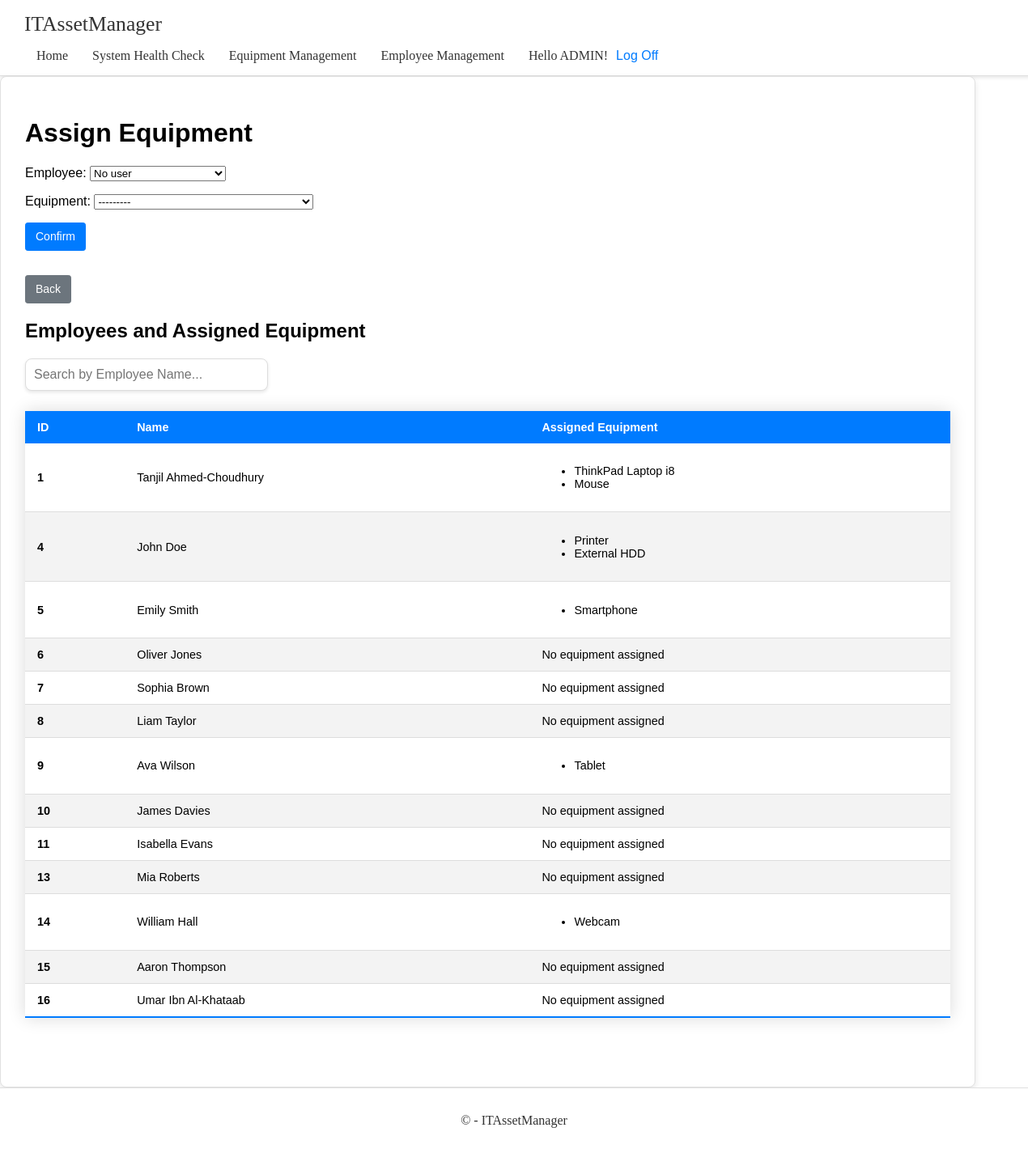
Screenshot of /equipment/assign-equipment-list/ (signed in) with the database file from the repository.
### app/models.py (models this page shows)
class Employee(models.Model):
    POSITION_CHOICES = [
        ('manager', 'Manager'),
        ('technician', 'Technician'),
        ('intern', 'Intern'),
        ('contractor', 'Contractor'),
        ('receptionist', 'Receptionist'),
        ('hr manager', 'Hr Manager'),
    ]
    first_name = models.CharField(max_length=50)
    last_name = models.CharField(max_length=50)
    email = models.EmailField(unique=True)
    phone_number = models.CharField(max_length=15, null=True, blank=True)  # Nullable and blankable
    position = models.CharField(max_length=20, choices=POSITION_CHOICES, default='intern')
    hire_date = models.DateField(default=date.today)  # Default to current day
    equipment = models.ManyToManyField(Equipment, blank=True)
    def __str__(self):
        return f"{self.first_name} {self.last_name}"

class Equipment(models.Model):
    CONDITION_CHOICES = [
        ('new', 'New'),
        ('good', 'Good'),
        ('fair', 'Fair'),
        ('poor', 'Poor'),
        ('broken', 'Broken'),
    ]
    USAGE_STATUS_CHOICES = [
        ('free', 'Free'),
        ('in_use', 'In Use'),
        ('maintenance', 'Maintenance'),
        ('in_repair', 'In Repair'),
    ]
    name = models.CharField(max_length=100)
    description = models.TextField(null=True, blank=True)  # Nullable and blankable
    purchased_date = models.DateField(default=date.today)  # Default to current day
    serial_number = models.CharField(max_length=100, unique=True)
    assigned_users = models.ManyToManyField(User, blank=True)
    condition_status = models.CharField(max_length=10, choices=CONDITION_CHOICES, default='new')
    usage_status = models.CharField(max_length=15, choices=USAGE_STATUS_CHOICES, default='free')
    stock = models.PositiveIntegerField(default=0)
    def __str__(self):
        return self.name # Display equipment name in admin or debug views

### app/decorators.py (the view)
    def _wrapped_view(request, *args, **kwargs):
        if not request.user.is_superuser:
            return HttpResponse('403 Forbidden || Not Authorized', status=403)
        return view_func(request, *args, **kwargs)

### app/forms.py (shortened to what this page needs)
class AssignEquipmentForm(forms.Form):
    employee = forms.ModelChoiceField(
        queryset=Employee.objects.all(),
        widget=forms.Select(attrs={'class': 'form-control'}),
        required=False,
        empty_label="No user"
    )
    equipment = forms.ModelChoiceField(
        queryset=Equipment.objects.all(),
        widget=forms.Select(attrs={'class': 'form-control'}),
        required=True
    )

### app/templates/app/equipment/assign_equipment_list.html (shortened to what this page needs)
{% extends 'app/base.html' %}
{% load static %}
{% block extra_head %}
<link rel="stylesheet" href="{% static 'app/content/equipment/assign_equipment_list.css' %}">
{% endblock %}
{% block content %}
<h1 class="mb-4">Assign Equipment</h1>
<form method="post" class="mb-4" id="assign-equipment-form">
    {{ form.as_p }}
    <button type="submit" class="btn btn-primary">Confirm</button>
</form>
<a href="{% url 'equipment_list' %}" class="btn btn-secondary mb-4">Back</a>
<h2 class="mb-3">Employees and Assigned Equipment</h2>
<div style="margin-bottom: 20px; text-align: left;">
    <input type="search" data-search="employeeTableBody"
           placeholder="Search by Employee Name..."
           style="width: 100%; max-width: 300px; padding: 10px; font-size: 1rem; border: 1px solid #ddd; border-radius: 8px; box-shadow: 0 2px 4px rgba(0, 0, 0, 0.1); transition: border-color 0.3s ease; outline: none;">
</div>
<table class="table table-striped table-hover">
    <thead class="thead-dark">
        <tr>
            <th scope="col">ID</th>
            <th scope="col">Name</th>
            <th scope="col">Assigned Equipment</th>
        </tr>
    </thead>
    <tbody id="employeeTableBody">
        {% for employee in employees %}
        <tr>
            <th scope="row">{{ employee.id }}</th>
            <td>{{ employee.first_name }} {{ employee.last_name }}</td>
            <td>
                {% if employee.equipment.all %}
                <ul class="list-unstyled mb-0">
                    {% for item in employee.equipment.all %}
                    <li>{{ item.name }}</li>
                    {% endfor %}
                </ul>
                {% else %}
                No equipment assigned
                {% endif %}
            </td>
        </tr>
        {% endfor %}
    </tbody>
</table>
{% endblock %}

### app/templates/app/loginpartial.html (shortened to what this page needs)
{% if user.is_authenticated %}
<div class="navbar-user-actions">
    <span class="navbar-user-greeting">Hello {{ user.username|upper }}!</span>
    <form id="logoutForm" action="{% url 'logout' %}" method="post" class="navbar-logoff-form">
        <button type="submit" class="navbar-logoff-button">Log Off</button>
    </form>
</div>
{% else %}
<div class="navbar-user-actions">
    <a href="{% url 'login' %}" class="navbar-logoff-button">Log In</a>
</div>
{% endif %}

### app/static/app/content/base.css (style rules this page uses)
.navbar-user-actions { display: flex; align-items: self-end; margin-left: auto; }
.navbar-user-actions .navbar-user-greeting { color: #333; font-size: 1rem; padding-right: 10px; }
.navbar-user-actions .navbar-logoff-button { color: #007bff; text-decoration: none; font-size: 1rem; background: none; border: none; cursor: pointer; padding: 0; transition: color 0.3s ease; }
html, body { height: 100%; margin: 0; }
body { display: flex; flex-direction: column; }

### app/static/app/content/equipment/assign_equipment_list.css (style rules this page uses)
#assign-equipment-form { margin-bottom: 30px; }
#assign-equipment-form .btn { padding: 0.375rem 0.75rem; border-radius: 0.2rem; cursor: pointer; transition: background-color 0.15s ease-in-out, transform 0.3s ease; font-size: 0.875rem; border: 1px solid transparent; text-decoration: none; }
#assign-equipment-form .btn-primary { background-color: #007bff; color: #fff; border-color: #007bff; }
.table { width: 100%; border-collapse: collapse; margin: 25px 0; font-size: 0.9rem; font-family: 'Arial', sans-serif; box-shadow: 0 0 20px rgba(0, 0, 0, 0.15); }
.table thead tr { background-color: #007bff; color: #ffffff; text-align: left; }
.table th, .table td { padding: 12px 15px; text-align: left; }
.table tbody tr { border-bottom: 1px solid #dddddd; }
.table tbody tr:nth-of-type(even) { background-color: #f3f3f3; }
.table tbody tr:last-of-type { border-bottom: 2px solid #007bff; }
.btn { display: inline-block; font-weight: 400; color: #ffffff; text-align: center; vertical-align: middle; user-select: none; background-color: #007bff; border: 1px solid #007bff; padding: 0.375rem 0.75rem; font-size: 0.875rem; line-height: 1.5; border-radius: 0.2rem; transition: color 0.15s ease-in-out, background-color 0.15s ease-in-out, border-color 0.15s ease-in-out, box-shadow 0.15s ease-in-out; text-decoration: none; }
.btn-secondary { background-color: #6c757d; border-color: #6c757d; }

### rows the page displays
Employee: id "1", first_name "Tanjil", last_name "Ahmed-Choudhury"
Equipment: name "ThinkPad Laptop i8"
Equipment: name "Mouse"
Employee: id "4", first_name "John", last_name "Doe"
Equipment: name "Printer"
Equipment: name "External HDD"
Employee: id "5", first_name "Emily", last_name "Smith"
Equipment: name "Smartphone"
Employee: id "6", first_name "Oliver", last_name "Jones", shows "No equipment assigned"
Employee: id "7", first_name "Sophia", last_name "Brown", shows "No equipment assigned"
Employee: id "8", first_name "Liam", last_name "Taylor", shows "No equipment assigned"
Employee: id "9", first_name "Ava", last_name "Wilson"
Equipment: name "Tablet"
Employee: id "10", first_name "James", last_name "Davies", shows "No equipment assigned"
Employee: id "11", first_name "Isabella", last_name "Evans", shows "No equipment assigned"
Employee: id "13", first_name "Mia", last_name "Roberts", shows "No equipment assigned"
Employee: id "14", first_name "William", last_name "Hall"
Equipment: name "Webcam"
Employee: id "15", first_name "Aaron", last_name "Thompson", shows "No equipment assigned"
Employee: id "16", first_name "Umar", last_name "Ibn Al-Khataab", shows "No equipment assigned"

### other values shown
{{ user.username|upper }} "ADMIN"
